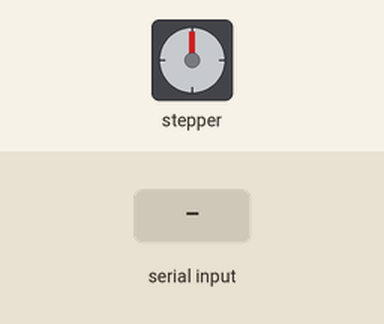
This sketch was run on a simulated Arduino Uno, built with avr-gcc and run on an emulated ATmega328P. On the bench: stepper motor. The inputs (shaded band) are chosen by the test bench. Stepper angles assume 200 steps per turn.

Above: at 1.2 s.
1.3 s: "<90,45,200>" received over Serial
At 2.5 s:
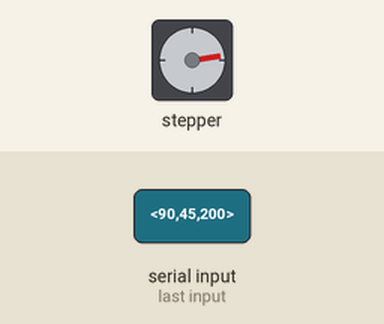
3.1 s: "<30,150,10>" received over Serial
At 3.8 s:
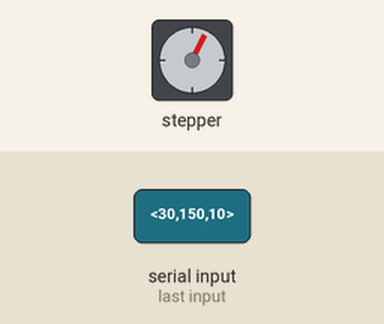
4.8 s: "<200>" received over Serial
At 6.7 s:
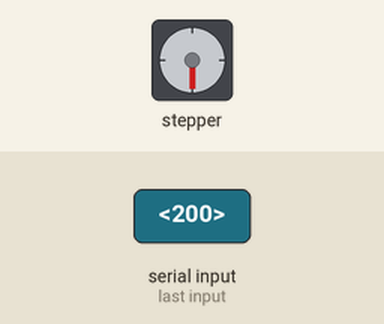
7.0 s: "<90,45>" received over Serial
At 7.16 s:
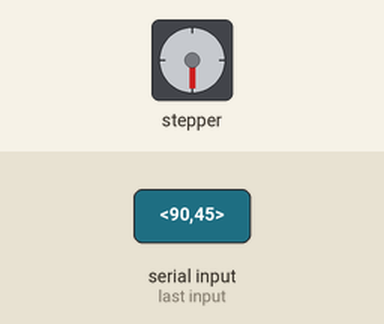
8.9 s: "<30,150>" received over Serial
At 9.9 s:
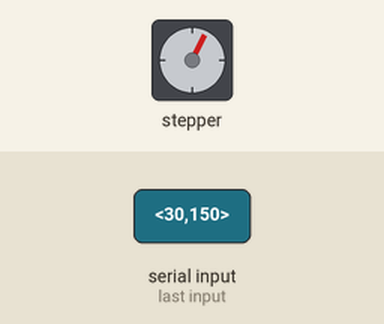
10.6 s: "<1,90>" received over Serial
At 11.0 s:
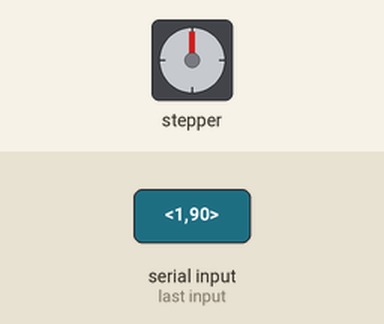
Timing chart, 0 to 13.2 s (numbered marks = the images above; inputs shaded):
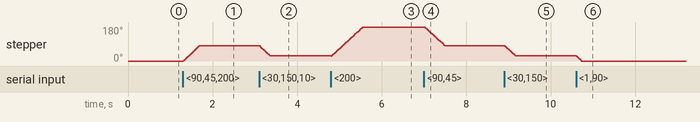

Measured:
- after the input at 1.3 s, stepper: turns 81° clockwise in 0.37 s, starting at once
- after the input at 3.1 s, stepper: turns 54° counter-clockwise in 0.25 s, starting at once
- after the input at 7.0 s, stepper: turns 99° counter-clockwise in 0.48 s, starting at once
- after the input at 8.9 s, stepper: turns 54° counter-clockwise in 0.26 s, starting at once
- after the input at 10.6 s, stepper: turns 27° counter-clockwise in 0.12 s, starting at once

The sketch:

ArduinoTelescoop.ino
```cpp
#include <Wire.h>
#include <Adafruit_MotorShield.h>
#include <AccelStepper.h>
#include <MultiStepper.h>

//============================================================

//Motorshield object
Adafruit_MotorShield AFMS = Adafruit_MotorShield();

//Adafruit object
Adafruit_StepperMotor *altMotor = AFMS.getStepper(200, 2);   //(steps per rev., M1(1,2))
Adafruit_StepperMotor *azMotor = AFMS.getStepper(200, 1);    //(steps per rev., M2(3,4))

//Functies voor Accelstepper object
void azForwardStep(){
  azMotor->onestep(FORWARD, INTERLEAVE);
}//End azForwardStep
void azBackwardStep(){
  azMotor->onestep(BACKWARD, INTERLEAVE);
}//End azBackwardStep
void altForwardStep(){
  altMotor->onestep(FORWARD, INTERLEAVE);
}//End altForwardStep
void altBackwardStep(){
  altMotor->onestep(BACKWARD, INTERLEAVE);
}//End altBackwardStep

//Accelstepper object
AccelStepper altStepper(altForwardStep, altBackwardStep);
AccelStepper azStepper(azForwardStep, azBackwardStep);

//Multistepper object
MultiStepper steppers;

//============================================================

long timeout = 10;

const byte maxChars = 32;
char receivedChars[maxChars];
//Tijdelijke array, strtok() vernietigt oude, ( sectionMarker => NULL)
char tempChars[maxChars];

//Markers dat begin / einde / sectie van data aangeven
char startMarker = '<';
char endMarker = '>';
char sectionMarker[1] = "|";

//Variabelen voor doorgestuurde data
long altFromPC;
long azFromPC;

long positions[1];

boolean newData = false;

long prevAltFromPC = 0;
long prevAzFromPC = 0;

byte altMaxSpeed = 250;     //Steps / second
byte azMaxSpeed = 250;      //Steps / second

byte altAcceleration = 200;
byte azAcceleration = 200;
//============================================================

void setup(){
  Serial.begin(9600);
  //Als timeout (ms) verlopen is, stop met lezen van string
  Serial.setTimeout(timeout);

  AFMS.begin();

  //Setting max speed
  altStepper.setMaxSpeed(altMaxSpeed);
  azStepper.setMaxSpeed(azMaxSpeed);

  //Setting acceleration
  altStepper.setAcceleration(altAcceleration);
  azStepper.setAcceleration(azAcceleration);

  //Adding steppers
  steppers.addStepper(altStepper);
  steppers.addStepper(azStepper);
}//End setup

//============================================================

void loop(){
  receiveData();    //Nieuwe data nemen
  newData = false;  //Nu is het niet nieuw meer
  parseData();      //Splits de gekregen data


  positions[0] = altFromPC;//altFromPC
  positions[1] = azFromPC;//azFromPC


  steppers.moveTo(positions);
  steppers.run();
}//End loop

//============================================================

void receiveData(){
  static boolean recvInProgress = false;
  static byte i = 0;
  char data;

  while (Serial.available() > 0 && newData == false){
    data = Serial.read();

    if (data == startMarker){
      recvInProgress = true;
    } else if (recvInProgress == true) {
      if (data != endMarker){
        receivedChars[i] = data;
        i++;
        if (i >= maxChars){
          i = maxChars - 1;
        }//End if
      } else {
        receivedChars[i] = '\0';  //Eindig de string met NULL
        recvInProgress = false;
        i = 0;
        newData = true;
      }//End if else
    }//End if / else if
  }//End while loop
}//End receiveData

//============================================================

void parseData(){
  char * strtokIndex;                               //strtok() gebruikt dit als index

  strcpy(tempChars, receivedChars);                 //Copieer receivedChars naar tempChars

  strtokIndex = strtok(tempChars, sectionMarker);   //Neem 1ste deel van de data
  altFromPC = atol(strtokIndex);                    //Sla het op in altFromPC

  strtokIndex = strtok(NULL, sectionMarker);        //Doet voort waar hij gestopt was
  azFromPC = atol(strtokIndex);                     //Sla het op in azFromPC
}//End parseData
```
